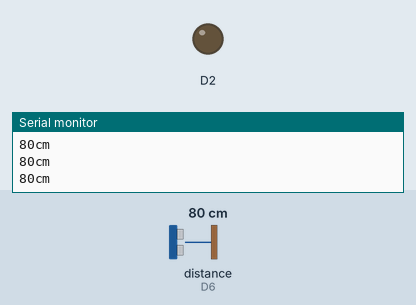
Recording of a sketch running on a simulated ESP8266 (NodeMCU). Shown: output pins drawn as LEDs (lit = HIGH), the last lines printed to the serial monitor. Wiring (inferred from the names in the program): ultrasonic range finder: trigger D5; echo D6. The inputs (shaded band) are chosen by the test bench; at power-on: distance to the obstacle (sensor on D6) 80 cm. The echo pulse lasts 58.3 µs per cm; pins used as bus, display or sensor lines are not drawn.

Above: at 1.2 s.
1.3 s: distance to the obstacle (sensor on D6) set to 54 cm
2.8 s: distance to the obstacle (sensor on D6) set to 47 cm
At 3.7 s:
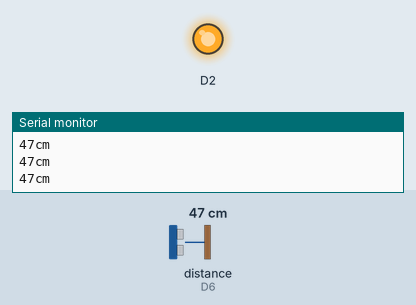
4.5 s: distance to the obstacle (sensor on D6) set to 60 cm
At 5.6 s:
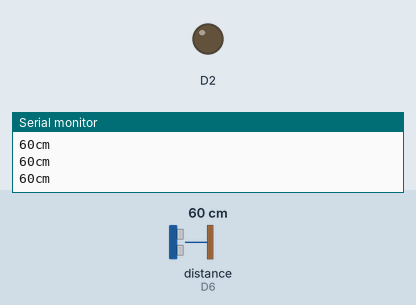
6.0 s: distance to the obstacle (sensor on D6) set to 2 cm
At 7.5 s:
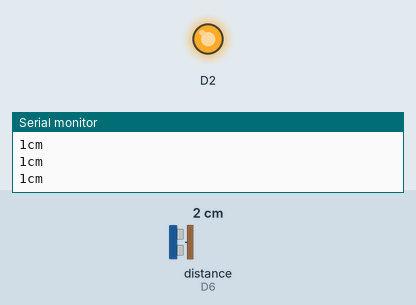
Timing chart, 0 to 8.5 s (numbered marks = the images above; inputs shaded):
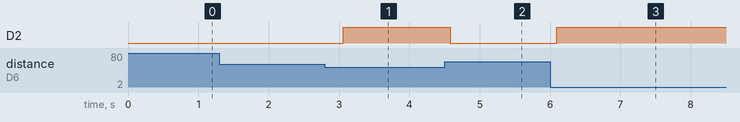

The sketch:

ultrasonic_with_nodemcu.ino
```cpp
#include <Ultrasonic.h>

int trigPin = D5;    // Trigger
int echoPin = D6;    // Echo
long duration, cm, inches;

void setup() {
  //Serial Port begin
  Serial.begin (9600);
  //Define inputs and outputs
  pinMode(trigPin, OUTPUT);
  pinMode(echoPin, INPUT);
  pinMode(D2,OUTPUT);
}

void loop() {
  // The sensor is triggered by a HIGH pulse of 10 or more microseconds.
  // Give a short LOW pulse beforehand to ensure a clean HIGH pulse:
  digitalWrite(trigPin, LOW);
  delayMicroseconds(5);
  digitalWrite(trigPin, HIGH);
  delayMicroseconds(10);
  digitalWrite(trigPin, LOW);

  // Read the signal from the sensor: a HIGH pulse whose
  // duration is the time (in microseconds) from the sending
  // of the ping to the reception of its echo off of an object.
  pinMode(echoPin, INPUT);
  duration = pulseIn(echoPin, HIGH);

  // Convert the time into a distance
  cm = (duration/2) / 29.1;     // Divide by 29.1 or multiply by 0.0343

  Serial.print(cm);
  Serial.print("cm");
  Serial.println();
  if(cm<50){
  digitalWrite(D2,HIGH);
  }
  else
  {
   digitalWrite(D2,LOW);
  }
  delay(250);
}
```

Measured:
- the behaviour switches between 50 and 49 cm on distance to the obstacle (sensor on D6) (found by bisection; images 0 and 1)
- after the input at 2.8 s, D2: LOW → HIGH after 0.26 s
- after the input at 4.5 s, D2: HIGH → LOW after 0.08 s
- after the input at 6.0 s, D2: LOW → HIGH after 0.10 s
